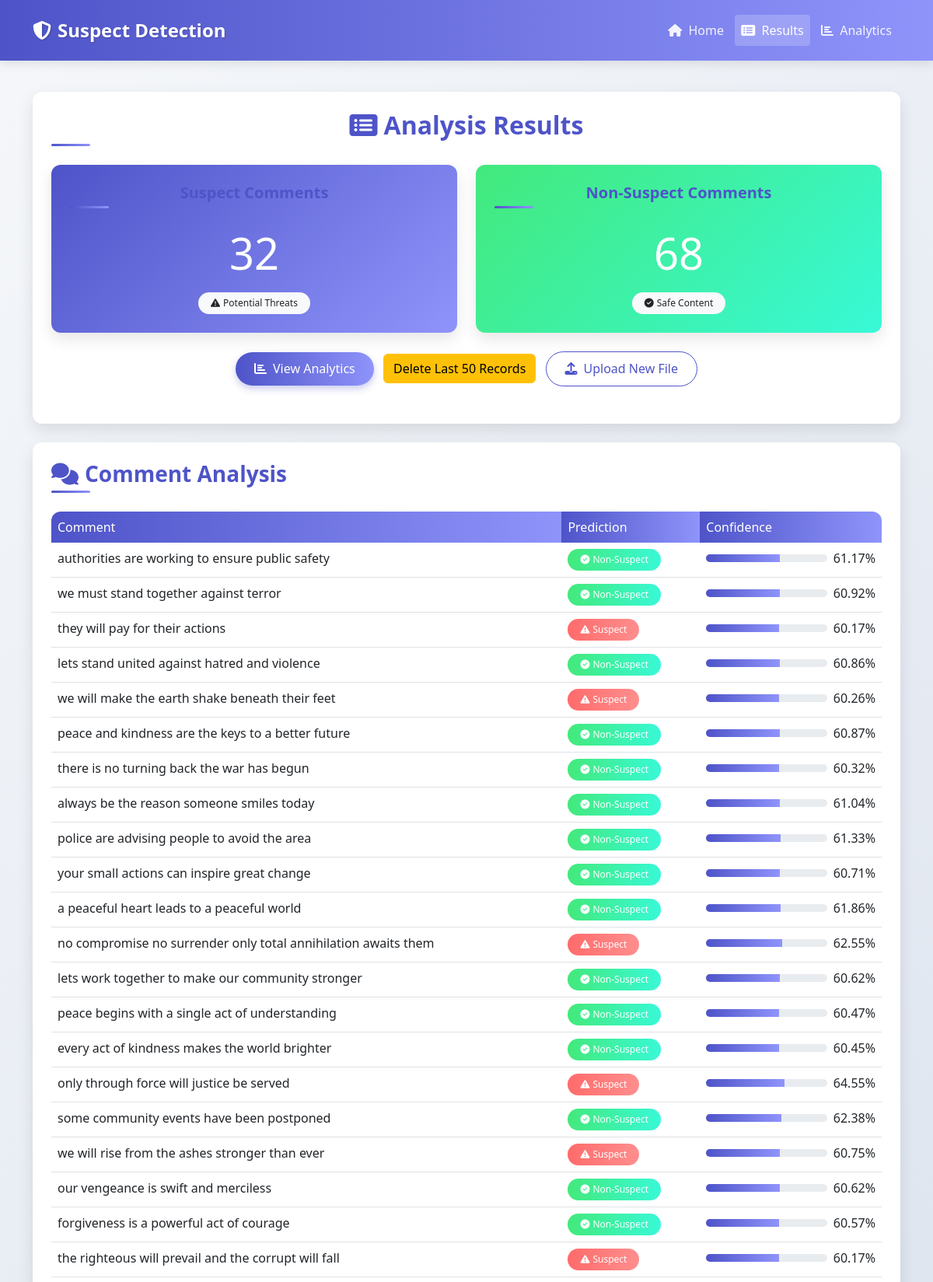
The app's page /results/ (upper part) with its own data.
### analyzer/models.py (models this page shows, shortened)
class Comment(models.Model):
    comment = models.TextField()
    prediction = models.CharField(max_length=20)  # "Suspect" or "Non-Suspect"
    confidence = models.FloatField(default=0.0)  # Confidence score as percentage
    created_at = models.DateTimeField(auto_now_add=True)
    class Meta:
        ordering = ['-created_at']

### analyzer/views.py (the view, shortened to what this page needs)
# urls.py: path('results/', views.results, name='results'),
def results(request):
    results = Comment.objects.all().order_by('-id')
    formatted_results = []
    for result in results:
        conf_value = float(result.confidence)
        if conf_value < 60:
            conf_value = 60 + (conf_value * 25/100)  # Scale old values to new range
        formatted_results.append({
            'comment': result.comment,
            'prediction': result.prediction,
            'confidence': round(min(conf_value, 85.00), 2)  # Cap at 85% and round
        })
    suspect_count = results.filter(prediction='Suspect').count()
    non_suspect_count = results.filter(prediction='Non-Suspect').count()
    return render(request, 'results.html', {
        'results': formatted_results,
        'suspect_count': suspect_count,
        'non_suspect_count': non_suspect_count
    })

### analyzer/templates/results.html (shortened to what this page needs)
{% extends 'base.html' %}
{% block content %}
<div class="row mb-4">
    <div class="col-md-12">
        <div class="card">
            <div class="card-body p-4">
                <h2 class="card-title text-center mb-4">
                    <i class="fas fa-list-alt me-2"></i>Analysis Results
                </h2>
                <div class="row mb-4">
                    <div class="col-md-6">
                        <div class="card bg-gradient-primary text-white">
                            <div class="card-body text-center p-4">
                                <h5 class="card-title">Suspect Comments</h5>
                                <h2 class="display-4 mb-0">{{ suspect_count }}</h2>
                                <div class="mt-3">
                                    <span class="badge bg-light text-dark">
                                        <i class="fas fa-exclamation-triangle me-1"></i>Potential Threats
                                    </span>
                                </div>
                            </div>
                        </div>
                    </div>
                    <div class="col-md-6">
                        <div class="card bg-gradient-success text-white">
                            <div class="card-body text-center p-4">
                                <h5 class="card-title">Non-Suspect Comments</h5>
                                <h2 class="display-4 mb-0">{{ non_suspect_count }}</h2>
                                <div class="mt-3">
                                    <span class="badge bg-light text-dark">
                                        <i class="fas fa-check-circle me-1"></i>Safe Content
                                    </span>
                                </div>
                            </div>
                        </div>
                    </div>
                </div>
                <div class="text-center mb-4">
                    <a href="{% url 'analytics' %}" class="btn btn-primary me-2">
                        <i class="fas fa-chart-bar me-2"></i>View Analytics
                    </a>
                    <a href="{% url 'delete_last_50_records' %}" class="btn btn-warning me-2" onclick="return confirm('Are you sure you want to delete the last 50 records?')">Delete Last 50 Records</a>
                    <a href="{% url 'home' %}" class="btn btn-outline-primary">
                        <i class="fas fa-upload me-2"></i>Upload New File
                    </a>
                </div>
            </div>
        </div>
    </div>
</div>
<div class="row">
    <div class="col-md-12">
        <div class="card">
            <div class="card-body p-4">
                <h3 class="card-title mb-4">
                    <i class="fas fa-comments me-2"></i>Comment Analysis
                </h3>
                {% if results %}
                    <div class="table-responsive">
                        <table class="table table-hover">
                            <thead>
                                <tr>
                                    <th>Comment</th>
                                    <th>Prediction</th>
                                    <th>Confidence</th>
                                </tr>
                            </thead>
                            <tbody>
                                {% for result in results %}
                                    <tr>
                                        <td>{{ result.comment }}</td>
                                        <td>
                                            {% if result.prediction == 'Suspect' %}
                                                <span class="badge badge-suspect">
                                                    <i class="fas fa-exclamation-triangle me-1"></i>Suspect
                                                </span>
                                            {% else %}
                                                <span class="badge badge-non-suspect">
                                                    <i class="fas fa-check-circle me-1"></i>Non-Suspect
                                                </span>
                                            {% endif %}
                                        </td>
                                        <td>
                                            <div class="d-flex align-items-center">
                                                <div class="progress flex-grow-1 me-2" style="width: 100px;">
                                                    <div class="progress-bar" role="progressbar" style="width: {{ result.confidence }}%;"
                                                         aria-valuenow="{{ result.confidence }}" aria-valuemin="0" aria-valuemax="100">
                                                    </div>
                                                </div>
                                                <span>{{ result.confidence }}%</span>
                                            </div>
                                        </td>
                                    </tr>
                                {% endfor %}
                            </tbody>
                        </table>
                    </div>
                {% else %}
                    <div class="alert alert-info text-center">
                        <i class="fas fa-info-circle me-2"></i>No results available. Please upload a CSV file to analyze.
                    </div>
                {% endif %}
            </div>
        </div>
    </div>
</div>
{% endblock %}

### analyzer/templates/base.html (shortened to what this page needs)
<!DOCTYPE html>
<html lang="en">
<head>
    <link href="https://cdn.jsdelivr.net/npm/bootstrap@5.3.0/dist/css/bootstrap.min.css" rel="stylesheet">
    <link rel="stylesheet" href="https://cdnjs.cloudflare.com/ajax/libs/font-awesome/6.4.0/css/all.min.css">
</head>
<body>
    <nav class="navbar navbar-expand-lg">
        <div class="container">
            <a class="navbar-brand" href="{% url 'home' %}">
                <i class="fas fa-shield-alt me-2"></i>Suspect Detection
            </a>
            <div class="collapse navbar-collapse" id="navbarNav">
                <ul class="navbar-nav ms-auto">
                    <li class="nav-item">
                        <a class="nav-link {% if request.path == '/' %}active{% endif %}" href="{% url 'home' %}">
                            <i class="fas fa-home me-1"></i> Home
                        </a>
                    </li>
                    <li class="nav-item">
                        <a class="nav-link {% if 'results' in request.path %}active{% endif %}" href="{% url 'results' %}">
                            <i class="fas fa-list-alt me-1"></i> Results
                        </a>
                    </li>
                    <li class="nav-item">
                        <a class="nav-link {% if 'analytics' in request.path %}active{% endif %}" href="{% url 'analytics' %}">
                            <i class="fas fa-chart-bar me-1"></i> Analytics
                        </a>
                    </li>
                </ul>
            </div>
        </div>
    </nav>
    <div class="content-wrapper">
        <div class="container">
            {% block content %}
            {% endblock %}
        </div>
    </div>
</body>
</html>

### analyzer/templates/base.html (style rules this page uses)
:root { --primary-color: #4e54c8; --secondary-color: #8f94fb; --accent-color: #ff6b6b; --light-color: #f8f9fa; --dark-color: #343a40; }
body { font-family: 'Segoe UI', Tahoma, Geneva, Verdana, sans-serif; background: linear-gradient(135deg, #f5f7fa 0%, #c3cfe2 100%); min-height: 100vh; }
.navbar { background: linear-gradient(90deg, var(--primary-color), var(--secondary-color)); box-shadow: 0 4px 12px rgba(0, 0, 0, 0.1); padding: 1rem 0; }
.navbar-brand { font-weight: 700; font-size: 1.5rem; color: white !important; text-shadow: 1px 1px 2px rgba(0, 0, 0, 0.2); }
.nav-link { color: rgba(255, 255, 255, 0.9) !important; font-weight: 500; transition: all 0.3s ease; position: relative; padding: 0.5rem 1rem; margin: 0 0.2rem; border-radius: 4px; }
.nav-link.active { background-color: rgba(255, 255, 255, 0.2); color: white !important; }
.content-wrapper { padding: 2.5rem 0; min-height: calc(100vh - 70px); }
.card { border: none; border-radius: 12px; box-shadow: 0 8px 20px rgba(0, 0, 0, 0.1); transition: all 0.3s ease; overflow: hidden; background-color: white; }
.card-title { color: var(--primary-color); font-weight: 600; margin-bottom: 1.5rem; position: relative; padding-bottom: 0.5rem; }
.card-title:after { content: ''; position: absolute; bottom: 0; left: 0; width: 50px; height: 3px; background: linear-gradient(90deg, var(--primary-color), var(--secondary-color)); border-radius: 3px; }
.btn-primary { background: linear-gradient(90deg, var(--primary-color), var(--secondary-color)); border: none; padding: 0.6rem 1.5rem; font-weight: 500; border-radius: 50px; box-shadow: 0 4px 10px rgba(78, 84, 200, 0.3); transition: all 0.3s ease; }
.btn-outline-primary { color: var(--primary-color); border-color: var(--primary-color); border-radius: 50px; padding: 0.6rem 1.5rem; font-weight: 500; transition: all 0.3s ease; }
.bg-gradient-primary { background: linear-gradient(135deg, #4e54c8, #8f94fb); }
.bg-gradient-success { background: linear-gradient(135deg, #43e97b, #38f9d7); }
.table { border-radius: 12px; overflow: hidden; box-shadow: 0 4px 15px rgba(0, 0, 0, 0.05); }
.table thead th { background: linear-gradient(90deg, var(--primary-color), var(--secondary-color)); color: white; font-weight: 500; border: none; }
.badge { padding: 0.5rem 1rem; border-radius: 50px; font-weight: 500; }
.badge-suspect { background: linear-gradient(90deg, #ff6b6b, #ff8e8e); color: white; }
.badge-non-suspect { background: linear-gradient(90deg, #43e97b, #38f9d7); color: white; }
.progress { height: 10px; border-radius: 5px; background-color: #e9ecef; overflow: hidden; }
.progress-bar { background: linear-gradient(90deg, var(--primary-color), var(--secondary-color)); }

### records on screen
Comment: comment "authorities are working to ensure public safety", prediction "Non-Suspect" (drawn)
Comment: comment "we must stand together against terror", prediction "Non-Suspect" (drawn)
Comment: comment "they will pay for their actions", prediction "Suspect" (drawn)
Comment: comment "lets stand united against hatred and violence", prediction "Non-Suspect" (drawn)
Comment: comment "we will make the earth shake beneath their feet", prediction "Suspect" (drawn)
Comment: comment "peace and kindness are the keys to a better future", prediction "Non-Suspect" (drawn)
Comment: comment "there is no turning back the war has begun", prediction "Non-Suspect" (drawn)
Comment: comment "always be the reason someone smiles today", prediction "Non-Suspect" (drawn)
Comment: comment "police are advising people to avoid the area", prediction "Non-Suspect" (drawn)
Comment: comment "your small actions can inspire great change", prediction "Non-Suspect" (drawn)
Comment: comment "a peaceful heart leads to a peaceful world", prediction "Non-Suspect" (drawn)
Comment: comment "no compromise no surrender only total annihilation awaits them", prediction "Suspect" (drawn)
Comment: comment "lets work together to make our community stronger", prediction "Non-Suspect" (drawn)
Comment: comment "peace begins with a single act of understanding", prediction "Non-Suspect" (drawn)
Comment: comment "every act of kindness makes the world brighter", prediction "Non-Suspect" (drawn)
Comment: comment "only through force will justice be served", prediction "Suspect" (drawn)
Comment: comment "some community events have been postponed", prediction "Non-Suspect" (drawn)
Comment: comment "we will rise from the ashes stronger than ever", prediction "Suspect" (drawn)
Comment: comment "our vengeance is swift and merciless", prediction "Non-Suspect" (drawn)
Comment: comment "forgiveness is a powerful act of courage", prediction "Non-Suspect" (drawn)
Comment: comment "the righteous will prevail and the corrupt will fall", prediction "Suspect" (drawn)

### other values on screen
{{ suspect_count }} "32"
{{ non_suspect_count }} "68"
{{ result.confidence }} "61.17" "60.92" "60.17" "60.86" "60.26" "60.87" "60.32" "61.04" "61.33" "60.71" "61.86" "62.55" "60.62" "60.47" "60.45" "64.55" "62.38" "60.75" "60.62" "60.57" "60.17"
